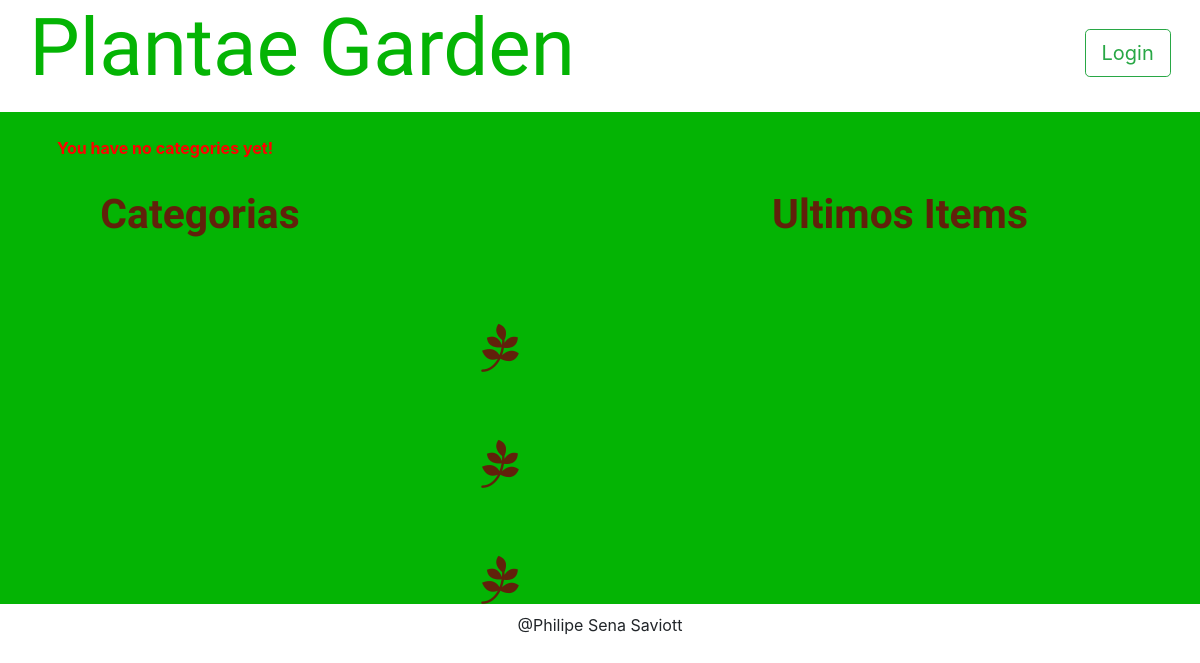
Page /category on the earlier database version.
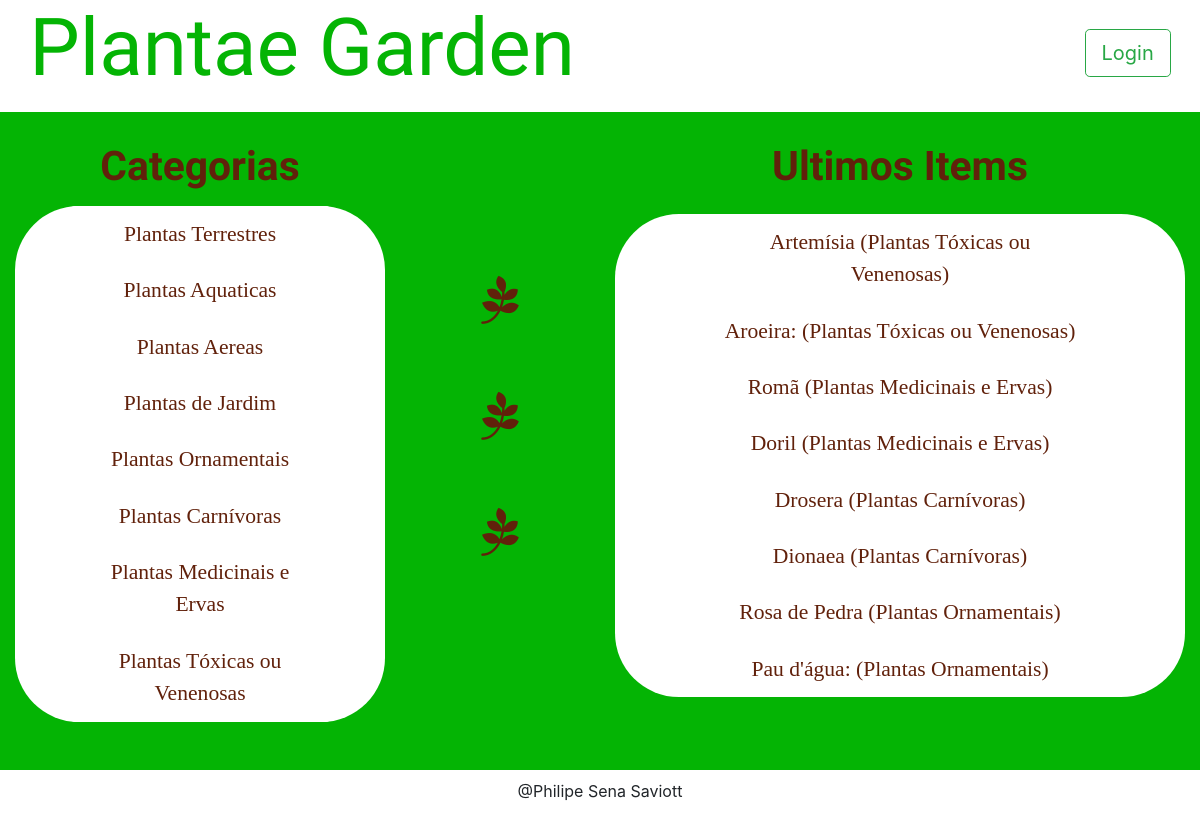
Same page on the later database version.
### models.py (models this page shows, shortened)
class Category(Base):
    __tablename__ = 'category'
    id = Column(Integer, primary_key=True)
    name = Column(String(50), nullable=False)
    user_id = Column(Integer, ForeignKey('user.id'))
    user = relationship(User)

class Item(Base):
    __tablename__ = 'item'
    id = Column(Integer, primary_key=True)
    name = Column(String(50), nullable=False)
    description = Column(String(1000), nullable=False)
    category_id = Column(Integer, ForeignKey('category.id'))
    category = relationship(Category)
    user_id = Column(Integer, ForeignKey('user.id'))
    user = relationship(User)

### application.py (the view, shortened to what this page needs)
@app.route('/')
@app.route('/category')
def catalogFunction():
    category = session.query(Category)
    items = session.query(Item).filter_by(
        category_id=Item.category_id).order_by(Item.id.desc()).limit(8).all()
    if 'username' not in login_session:
        if category.count() == 0:
            flash("You have no categories yet!")
            return render_template(
                'publicCatalog.html', plantas=category, itemName=items)
        else:
            return render_template(
                'publicCatalog.html', plantas=category, itemName=items)

### templates/publicCatalog.html
{% extends "main.html" %}
{% block content %}
{% include "header.html" %}
    <div class="row main-body">
        {% with messages = get_flashed_messages() %}
        {% if messages %}
        {% for message in messages %}
        <p class="col-md-12 flash"><strong>{{message}}</strong></p>
        {% endfor %}
        {% endif %}
        {% endwith %}
    </div>
    <section class="row main-body">
      <div id="item-description" class="col-md-4">
        <h2 class="cat-title">Categorias</h2>
        <div class="cat-all-list">
          {% for i in plantas %}
            <div class="list-group cat-list">
              <a href="{{ url_for('categoryFunction', category_id=i.id)}}" class="list-group-item">{{ i.name }}</a>
            </div>
          {% endfor %}
        </div>
      </div>
      <ul class="col-md-2 tree-list">
        <li><i class="fa fa-pagelines"></i></li>
        <li><i class="fa fa-pagelines"></i></li>
        <li><i class="fa fa-pagelines"></i></li>
      </ul>
      <div id="item-description" class="col-md-6">
        <h2 class="cat-title">Ultimos Items</h2>
        <div class="cat-all-list">
          {% for i in itemName %}
            <div class="list-group cat-list">
              <a href="{{ url_for('itemFunction', category_id=i.category.id, item_id=i.id)}}" class="list-group-item">{{ i.name }} ({{ i.category.name }})</a>
            </div>
          {% endfor %}
        </div>
      </div>
    </section>
{% endblock %}

### templates/main.html (shortened to what this page needs)
<!DOCTYPE html>
<html lang="pt-br">
  <head>
    <link href="//maxcdn.bootstrapcdn.com/font-awesome/4.7.0/css/font-awesome.min.css" rel="stylesheet">
    <link rel="stylesheet" href="https://stackpath.bootstrapcdn.com/bootstrap/4.3.1/css/bootstrap.min.css">
    <link href="https://fonts.googleapis.com/css?family=Raleway&display=swap" rel="stylesheet">     <link rel="stylesheet" href="{{ url_for('static', filename='styles.css') }}" />
    <link rel="stylesheet" href="/static/media.css">
  </head>
  <body>
    <div class="container-fluid wrapper">
      {% block content %}
      {% endblock %}
      {% include "footer.html" %}
    </div>
  </body>
</html>

### templates/header.html
<header id="top-header" class="row">
  <div class="col-md-6">
    <a href="{{url_for('catalogFunction')}}">
      <h1 class="appName">Plantae Garden</h1>
    </a>
  </div>
  <div class="col-md-6 text-right log-but">
    {%if 'username' not in session %}
      <a href="{{url_for('showLogin')}}"><button type="button"  id="log-in-out-button" class="btn btn-outline-success btn-lg">Login</button></a>
    {% else %}
      <a href="{{url_for('disconnect')}}"><button type="button"  id="log-in-out-button" class="btn btn-outline-danger btn-lg">Logout</button></a>
    {% endif %}
  </div>
</header>

### templates/footer.html
<footer class="row main-footer">
  <div class="col-md-12 name-footer">
    @Philipe Sena Saviott
  </div>
</footer>

### static/styles.css (style rules this page uses)
a:hover, a:visited, a:link, a:active { text-decoration: none; }
#top-header { height: 7em; }
#log-in-out-button { float: right; margin: 5% 2.5% 0 0; }
.list-group-item { color: #61210B; border: 0px; font-family: 'Crimson Text', serif; font-size: 135%; text-align: center; }
#item-description { margin: 2.5% 0 4% 0; }
.appName { font-family: 'Amatic SC', cursive; font-size: 500%; color: #04B404; margin:0 0 0 2.5%; }
.main-body { background-color: #04B404; }
.main-footer { height: 3em; }
.name-footer { text-align: center; margin: 0.75% 0 0 0; }
.cat-list { border: 10px; border-radius: 20em; margin-left: 15%; width: 70% }
.cat-all-list { background-color: white; border-radius: 4em; }
.cat-title { text-align:center; margin-bottom: 4%; font-family: 'Raleway', sans-serif; font-size: 255%; color: #61210B; font-weight: bold; }
.tree-list { margin: 8% 0 0 0; list-style: none; color: #61210B; text-align: center; }
.tree-list .fa-pagelines { margin: 40% 0 0 0; font-size: 300%; }

Differences in the rows shown:
added Category: name "Plantas Terrestres"
added Category: name "Plantas Aquaticas"
added Category: name "Plantas Aereas"
added Category: name "Plantas de Jardim"
added Category: name "Plantas Ornamentais"
added Category: name "Plantas Carnívoras"
added Category: name "Plantas Medicinais e Ervas"
added Category: name "Plantas Tóxicas ou Venenosas"
added Item: name "Artemísia", category.name "Plantas Tóxicas ou Venenosas"
added Item: name "Aroeira:", category.name "Plantas Tóxicas ou Venenosas"
added Item: name "Romã", category.name "Plantas Medicinais e Ervas"
added Item: name "Doril", category.name "Plantas Medicinais e Ervas"
added Item: name "Drosera", category.name "Plantas Carnívoras"
added Item: name "Dionaea", category.name "Plantas Carnívoras"
added Item: name "Rosa de Pedra", category.name "Plantas Ornamentais"
added Item: name "Pau d'água:", category.name "Plantas Ornamentais"
Other differences:
list line gone: "You have no categories yet!"
